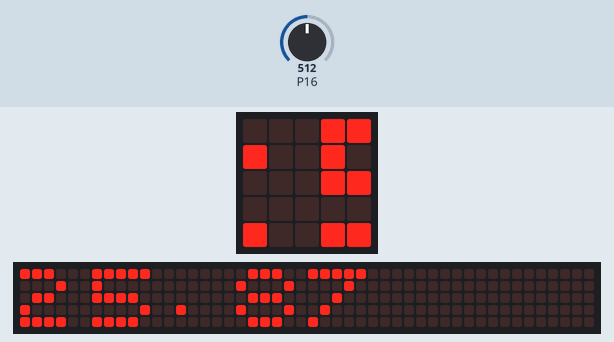
Recording of a program running on a simulated BBC micro:bit (MakeCode). Shown: the board's 5×5 LED display, a strip that is not on the board, showing the scrolling text unrolled. The inputs (shaded band) are chosen by the test bench; at power-on: P16 = 512 (analog values on the 0–1023 scale). The 48×5 strip is a reading aid, not a part: it shows the text the display is scrolling, unrolled, one strip-width of it at a time.

Above: at 1.27 s.
1.3 s: P16 set to 709
At 7.3 s:
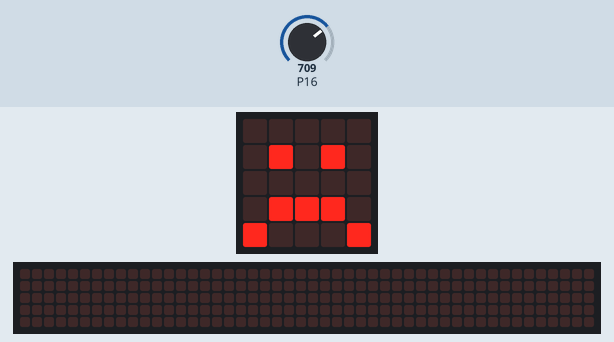
8.5 s: P16 set to 689
At 14.9 s:
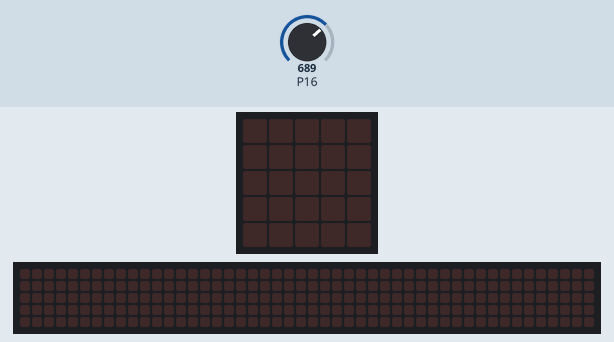
15.7 s: P16 set to 511
At 21.81 s:
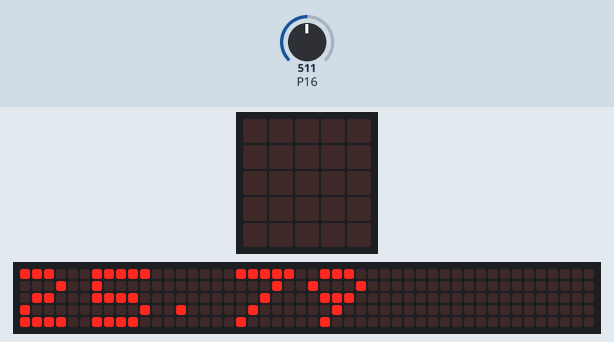
23.2 s: P16 set to 716
At 28.8 s:
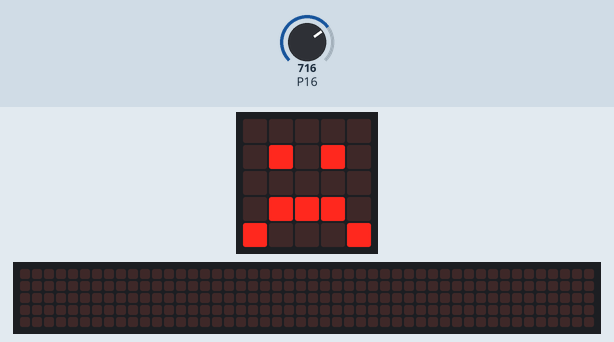

The program:

17_Temperatursensor-grove_.py
```python
n = 0
Temperatur = 0

def on_forever():
    global n, Temperatur
    n = pins.analog_read_pin(AnalogPin.C16)
    if n >= 270 and n <= 699:
        Temperatur = pins.map(n, 270, 699, 5, 42)
        basic.show_number(Temperatur)
        basic.pause(1000)
    else:
        basic.show_icon(IconNames.SAD)
basic.forever(on_forever)
```

Measured:
- after the input at 1.3 s, the display: first differs from a run without the input after 5.1 s (image 1)
- after the input at 8.5 s, the display: first changes after 0.40 s (image 2 shows a later state)
- after the input at 23.2 s, the display: first differs from a run without the input after 5.0 s (image 4)
- what the display in image 2 shows lasts 1.0 s, from 14.3 s to 15.3 s
